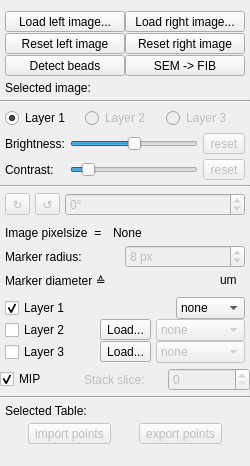
            <widget class="QWidget" name="ctrlTab">
             <property name="minimumSize">
              <size>
               <width>0</width>
               <height>466</height>
              </size>
             </property>
             <attribute name="title">
              <string>Control</string>
             </attribute>
             <layout class="QVBoxLayout" name="verticalLayout">
              <property name="spacing">
               <number>5</number>
              </property>
              <property name="leftMargin">
               <number>0</number>
              </property>
              <property name="rightMargin">
               <number>0</number>
              </property>
              <property name="bottomMargin">
               <number>5</number>
              </property>
              <item>
               <layout class="QVBoxLayout" name="verticalLayout_15">
                <property name="spacing">
                 <number>1</number>
                </property>
                <property name="leftMargin">
                 <number>5</number>
                </property>
                <property name="rightMargin">
                 <number>5</number>
                </property>
                <item>
                 <layout class="QHBoxLayout" name="horizontalLayout_20">
                  <property name="spacing">
                   <number>0</number>
                  </property>
                  <item>
                   <widget class="QToolButton" name="toolButton_loadLeftImage">
                    <property name="minimumSize">
                     <size>
                      <width>120</width>
                      <height>0</height>
                     </size>
                    </property>
                    <property name="text">
                     <string>Load left image...</string>
                    </property>
                   </widget>
                  </item>
                  <item>
                   <widget class="QToolButton" name="toolButton_loadRightImage">
                    <property name="minimumSize">
                     <size>
                      <width>120</width>
                      <height>0</height>
                     </size>
                    </property>
                    <property name="text">
                     <string>Load right image...</string>
                    </property>
                   </widget>
                  </item>
                 </layout>
                </item>
                <item>
                 <layout class="QHBoxLayout" name="horizontalLayout_25">
                  <property name="spacing">
                   <number>0</number>
                  </property>
                  <item>
                   <widget class="QToolButton" name="toolButton_resetLeftImage">
                    <property name="minimumSize">
                     <size>
                      <width>120</width>
                      <height>0</height>
                     </size>
                    </property>
                    <property name="text">
                     <string>Reset left image</string>
                    </property>
                   </widget>
                  </item>
                  <item>
                   <widget class="QToolButton" name="toolButton_resetRightImage">
                    <property name="minimumSize">
                     <size>
                      <width>120</width>
                      <height>0</height>
                     </size>
                    </property>
                    <property name="text">
                     <string>Reset right image</string>
                    </property>
                   </widget>
                  </item>
                 </layout>
                </item>
                <item>
                 <layout class="QHBoxLayout" name="horizontalLayout_34">
                  <property name="spacing">
                   <number>0</number>
                  </property>
                  <item>
                   <widget class="QToolButton" name="toolButton_detectBeads">
                    <property name="minimumSize">
                     <size>
                      <width>120</width>
                      <height>0</height>
                     </size>
                    </property>
                    <property name="toolTip">
                     <string>Widget that can automatically pinpoint beads in volumetric images</string>
                    </property>
                    <property name="text">
                     <string>Detect beads</string>
                    </property>
                   </widget>
                  </item>
                  <item>
                   <widget class="QToolButton" name="toolButton_sem2fib">
                    <property name="minimumSize">
                     <size>
                      <width>120</width>
                      <height>0</height>
                     </size>
                    </property>
                    <property name="text">
                     <string>SEM -&gt; FIB</string>
                    </property>
                   </widget>
                  </item>
                 </layout>
                </item>
               </layout>
              </item>
              <item>
               <layout class="QHBoxLayout" name="horizontalLayout_2">
                <property name="leftMargin">
                 <number>5</number>
                </property>
                <property name="rightMargin">
                 <number>5</number>
                </property>
                <item>
                 <widget class="QLabel" name="label_selimgDescription">
                  <property name="text">
                   <string>Selected image:</string>
                  </property>
                 </widget>
                </item>
                <item>
                 <widget class="QLabel" name="label_selimg">
                  <property name="text">
                   <string/>
                  </property>
                  <property name="alignment">
                   <set>Qt::AlignCenter</set>
                  </property>
                 </widget>
                </item>
                <item>
                 <widget class="QLabel" name="label_imagetype">
                  <property name="text">
                   <string/>
                  </property>
                  <property name="alignment">
                   <set>Qt::AlignCenter</set>
                  </property>
                 </widget>
                </item>
               </layout>
              </item>
              <item>
               <widget class="Line" name="line_6">
                <property name="orientation">
                 <enum>Qt::Horizontal</enum>
                </property>
               </widget>
              </item>
              <item>
               <layout class="QHBoxLayout" name="horizontalLayout_30">
                <property name="spacing">
                 <number>1</number>
                </property>
                <property name="leftMargin">
                 <number>5</number>
                </property>
                <property name="rightMargin">
                 <number>5</number>
                </property>
                <item>
                 <widget class="QRadioButton" name="radioButton_layer1">
                  <property name="text">
                   <string>Layer 1</string>
                  </property>
                  <property name="checked">
                   <bool>true</bool>
                  </property>
                 </widget>
                </item>
                <item>
                 <widget class="QRadioButton" name="radioButton_layer2">
                  <property name="enabled">
                   <bool>false</bool>
                  </property>
                  <property name="text">
                   <string>Layer 2</string>
                  </property>
                 </widget>
                </item>
                <item>
                 <widget class="QRadioButton" name="radioButton_layer3">
                  <property name="enabled">
                   <bool>false</bool>
                  </property>
                  <property name="text">
                   <string>Layer 3</string>
                  </property>
                 </widget>
                </item>
               </layout>
              </item>
              <item>
               <layout class="QGridLayout" name="gridLayout_2_bc">
                <property name="leftMargin">
                 <number>5</number>
                </property>
                <property name="rightMargin">
                 <number>5</number>
                </property>
                <item row="0" column="0">
                 <widget class="QLabel" name="label_3">
                  <property name="text">
                   <string>Brightness:</string>
                  </property>
                 </widget>
                </item>
                <item row="0" column="1">
                 <widget class="QSlider" name="horizontalSlider_brightness">
                  <property name="minimum">
                   <number>-250</number>
                  </property>
                  <property name="maximum">
                   <number>250</number>
                  </property>
                  <property name="orientation">
                   <enum>Qt::Horizontal</enum>
                  </property>
                 </widget>
                </item>
                <item row="1" column="1">
                 <widget class="QSlider" name="horizontalSlider_contrast">
                  <property name="minimum">
                   <number>0</number>
                  </property>
                  <property name="maximum">
                   <number>100</number>
                  </property>
                  <property name="value">
                   <number>10</number>
                  </property>
                  <property name="orientation">
                   <enum>Qt::Horizontal</enum>
                  </property>
                 </widget>
                </item>
                <item row="1" column="0">
                 <widget class="QLabel" name="label_4">
                  <property name="text">
                   <string>Contrast:</string>
                  </property>
                 </widget>
                </item>
                <item row="0" column="2">
                 <widget class="QToolButton" name="toolButton_brightness_reset">
                  <property name="enabled">
                   <bool>false</bool>
                  </property>
                  <property name="text">
                   <string>reset</string>
                  </property>
                 </widget>
                </item>
                <item row="1" column="2">
                 <widget class="QToolButton" name="toolButton_contrast_reset">
                  <property name="enabled">
                   <bool>false</bool>
                  </property>
                  <property name="text">
                   <string>reset</string>
                  </property>
                 </widget>
                </item>
               </layout>
              </item>
              <item>
               <widget class="Line" name="line_7">
                <property name="orientation">
                 <enum>Qt::Horizontal</enum>
                </property>
               </widget>
              </item>
              <item>
               <layout class="QGridLayout" name="gridLayout_rotation">
                <property name="leftMargin">
                 <number>5</number>
                </property>
                <property name="rightMargin">
                 <number>5</number>
                </property>
                <item row="0" column="2">
                 <widget class="QSpinBox" name="spinBox_rot">
                  <property name="enabled">
                   <bool>false</bool>
                  </property>
                  <property name="contextMenuPolicy">
                   <enum>Qt::PreventContextMenu</enum>
                  </property>
                  <property name="accelerated">
                   <bool>true</bool>
                  </property>
                  <property name="suffix">
                   <string>°</string>
                  </property>
                  <property name="minimum">
                   <number>-1</number>
                  </property>
                  <property name="maximum">
                   <number>360</number>
                  </property>
                 </widget>
                </item>
                <item row="0" column="0">
                 <widget class="QToolButton" name="toolButton_rotcw">
                  <property name="enabled">
                   <bool>false</bool>
                  </property>
                  <property name="text">
                   <string>↻</string>
                  </property>
                 </widget>
                </item>
                <item row="0" column="1">
                 <widget class="QToolButton" name="toolButton_rotccw">
                  <property name="enabled">
                   <bool>false</bool>
                  </property>
                  <property name="text">
                   <string>↺</string>
                  </property>
                 </widget>
                </item>
               </layout>
              </item>
              <item>
               <layout class="QVBoxLayout" name="verticalLayout_2">
                <property name="spacing">
                 <number>0</number>
                </property>
                <property name="leftMargin">
                 <number>5</number>
                </property>
                <property name="rightMargin">
                 <number>5</number>
                </property>
                <item>
                 <layout class="QHBoxLayout" name="horizontalLayout_4">
                  <item>
                   <widget class="QLabel" name="label_5">
                    <property name="minimumSize">
                     <size>
                      <width>0</width>
                      <height>24</height>
                     </size>
                    </property>
                    <property name="text">
                     <string>Image pixelsize  = </string>
                    </property>
                   </widget>
                  </item>
                  <item>
                   <widget class="QLabel" name="label_imgpxsize">
                    <property name="minimumSize">
                     <size>
                      <width>0</width>
                      <height>24</height>
                     </size>
                    </property>
                    <property name="text">
                     <string>None</string>
                    </property>
                   </widget>
                  </item>
                  <item>
                   <widget class="QLabel" name="label_imgpxsizeUnit">
                    <property name="maximumSize">
                     <size>
                      <width>25</width>
                      <height>16777215</height>
                     </size>
                    </property>
                    <property name="text">
                     <string/>
                    </property>
                   </widget>
                  </item>
                 </layout>
                </item>
                <item>
                 <layout class="QHBoxLayout" name="horizontalLayout_5">
                  <item>
                   <widget class="QLabel" name="label">
                    <property name="text">
                     <string>Marker radius:</string>
                    </property>
                   </widget>
                  </item>
                  <item>
                   <widget class="QSpinBox" name="spinBox_markerSize">
                    <property name="enabled">
                     <bool>false</bool>
                    </property>
                    <property name="focusPolicy">
                     <enum>Qt::WheelFocus</enum>
                    </property>
                    <property name="contextMenuPolicy">
                     <enum>Qt::PreventContextMenu</enum>
                    </property>
                    <property name="accelerated">
                     <bool>false</bool>
                    </property>
                    <property name="suffix">
                     <string> px</string>
                    </property>
                    <property name="minimum">
                     <number>1</number>
                    </property>
                    <property name="maximum">
                     <number>50</number>
                    </property>
                    <property name="singleStep">
                     <number>1</number>
                    </property>
                    <property name="value">
                     <number>8</number>
                    </property>
                   </widget>
                  </item>
                 </layout>
                </item>
                <item>
                 <layout class="QHBoxLayout" name="horizontalLayout_6">
                  <item>
                   <widget class="QLabel" name="label_6">
                    <property name="minimumSize">
                     <size>
                      <width>0</width>
                      <height>24</height>
                     </size>
                    </property>
                    <property name="maximumSize">
                     <size>
                      <width>120</width>
                      <height>16777215</height>
                     </size>
                    </property>
                    <property name="text">
                     <string>Marker diameter ≙</string>
                    </property>
                   </widget>
                  </item>
                  <item>
                   <widget class="QLabel" name="label_markerSizeNano">
                    <property name="minimumSize">
                     <size>
                      <width>0</width>
                      <height>24</height>
                     </size>
                    </property>
                    <property name="text">
                     <string/>
                    </property>
                   </widget>
                  </item>
                  <item>
                   <widget class="QLabel" name="label_markerSizeNanoUnit">
                    <property name="minimumSize">
                     <size>
                      <width>0</width>
                      <height>24</height>
                     </size>
                    </property>
                    <property name="maximumSize">
                     <size>
                      <width>25</width>
                      <height>16777215</height>
                     </size>
                    </property>
                    <property name="text">
                     <string>um</string>
                    </property>
                   </widget>
                  </item>
                 </layout>
                </item>
               </layout>
              </item>
              <item>
               <layout class="QVBoxLayout" name="verticalLayout_18">
                <property name="spacing">
                 <number>0</number>
                </property>
                <property name="leftMargin">
                 <number>5</number>
                </property>
                <property name="rightMargin">
                 <number>5</number>
                </property>
                <item>
                 <layout class="QHBoxLayout" name="horizontalLayout_28">
                  <property name="spacing">
                   <number>5</number>
                  </property>
                  <item>
                   <widget class="QCheckBox" name="checkBox_layer1">
                    <property name="text">
                     <string>Layer 1</string>
                    </property>
                    <property name="checked">
                     <bool>true</bool>
                    </property>
                   </widget>
                  </item>
                  <item>
                   <spacer name="horizontalSpacer">
                    <property name="orientation">
                     <enum>Qt::Horizontal</enum>
                    </property>
                    <property name="sizeType">
                     <enum>QSizePolicy::Expanding</enum>
                    </property>
                    <property name="sizeHint" stdset="0">
                     <size>
                      <width>40</width>
                      <height>20</height>
                     </size>
                    </property>
                   </spacer>
                  </item>
                  <item>
                   <widget class="QComboBox" name="comboBox_channelColorLayer1">
                    <property name="sizePolicy">
                     <sizepolicy hsizetype="Preferred" vsizetype="Fixed">
                      <horstretch>0</horstretch>
                      <verstretch>0</verstretch>
                     </sizepolicy>
                    </property>
                    <property name="maximumSize">
                     <size>
                      <width>100</width>
                      <height>16777215</height>
                     </size>
                    </property>
                    <item>
                     <property name="text">
                      <string>none</string>
                     </property>
                    </item>
                    <item>
                     <property name="text">
                      <string>red</string>
                     </property>
                    </item>
                    <item>
                     <property name="text">
                      <string>green</string>
                     </property>
                    </item>
                    <item>
                     <property name="text">
                      <string>blue</string>
                     </property>
                    </item>
                    <item>
                     <property name="text">
                      <string>custom</string>
                     </property>
                    </item>
                   </widget>
                  </item>
                 </layout>
                </item>
                <item>
                 <layout class="QHBoxLayout" name="horizontalLayout_29">
                  <property name="spacing">
                   <number>5</number>
                  </property>
                  <item>
                   <widget class="QCheckBox" name="checkBox_layer2">
                    <property name="text">
                     <string>Layer 2</string>
                    </property>
                   </widget>
                  </item>
                  <item>
                   <widget class="QToolButton" name="toolButton_loadLayer2">
                    <property name="text">
                     <string>Load...</string>
                    </property>
                   </widget>
                  </item>
                  <item>
                   <widget class="QComboBox" name="comboBox_channelColorLayer2">
                    <property name="enabled">
                     <bool>false</bool>
                    </property>
                    <property name="sizePolicy">
                     <sizepolicy hsizetype="Preferred" vsizetype="Fixed">
                      <horstretch>0</horstretch>
                      <verstretch>0</verstretch>
                     </sizepolicy>
                    </property>
                    <property name="maximumSize">
                     <size>
                      <width>100</width>
                      <height>16777215</height>
                     </size>
                    </property>
                    <item>
                     <property name="text">
                      <string>none</string>
                     </property>
                    </item>
                    <item>
                     <property name="text">
                      <string>red</string>
                     </property>
                    </item>
                    <item>
                     <property name="text">
                      <string>green</string>
                     </property>
                    </item>
                    <item>
                     <property name="text">
                      <string>blue</string>
                     </property>
                    </item>
                    <item>
                     <property name="text">
                      <string>custom</string>
                     </property>
                    </item>
                   </widget>
                  </item>
                 </layout>
                </item>
                <item>
                 <layout class="QHBoxLayout" name="horizontalLayout_26">
                  <property name="spacing">
                   <number>5</number>
                  </property>
                  <item>
                   <widget class="QCheckBox" name="checkBox_layer3">
                    <property name="text">
                     <string>Layer 3</string>
                    </property>
                   </widget>
                  </item>
                  <item>
                   <widget class="QToolButton" name="toolButton_loadLayer3">
                    <property name="text">
                     <string>Load...</string>
                    </property>
                   </widget>
                  </item>
                  <item>
                   <widget class="QComboBox" name="comboBox_channelColorLayer3">
                    <property name="enabled">
                     <bool>false</bool>
                    </property>
                    <property name="sizePolicy">
                     <sizepolicy hsizetype="Preferred" vsizetype="Fixed">
                      <horstretch>0</horstretch>
                      <verstretch>0</verstretch>
                     </sizepolicy>
                    </property>
                    <property name="maximumSize">
                     <size>
                      <width>100</width>
                      <height>16777215</height>
                     </size>
                    </property>
                    <item>
                     <property name="text">
                      <string>none</string>
                     </property>
                    </item>
                    <item>
                     <property name="text">
                      <string>red</string>
                     </property>
                    </item>
                    <item>
                     <property name="text">
                      <string>green</string>
                     </property>
                    </item>
                    <item>
                     <property name="text">
                      <string>blue</string>
                     </property>
                    </item>
                    <item>
                     <property name="text">
                      <string>custom</string>
                     </property>
                    </item>
                   </widget>
                  </item>
                 </layout>
                </item>
               </layout>
              </item>
              <item>
               <widget class="QWidget" name="widget_sliceSelector" native="true">
                <property name="enabled">
                 <bool>true</bool>
                </property>
                <layout class="QVBoxLayout" name="verticalLayout_16">
                 <property name="spacing">
                  <number>2</number>
                 </property>
                 <property name="leftMargin">
                  <number>0</number>
                 </property>
                 <property name="topMargin">
                  <number>0</number>
                 </property>
                 <property name="rightMargin">
                  <number>0</number>
                 </property>
                 <property name="bottomMargin">
                  <number>0</number>
                 </property>
                 <item>
                  <layout class="QHBoxLayout" name="horizontalLayout_27">
                   <property name="bottomMargin">
                    <number>0</number>
                   </property>
                   <item>
                    <widget class="QCheckBox" name="checkBox_MIP">
                     <property name="text">
                      <string>MIP</string>
                     </property>
                     <property name="checked">
                      <bool>true</bool>
                     </property>
                    </widget>
                   </item>
                   <item>
                    <widget class="QLabel" name="label_24">
                     <property name="enabled">
                      <bool>false</bool>
                     </property>
                     <property name="text">
                      <string>Stack slice:</string>
                     </property>
                    </widget>
                   </item>
                   <item>
                    <widget class="QSpinBox" name="spinBox_slice">
                     <property name="enabled">
                      <bool>false</bool>
                     </property>
                     <property name="sizePolicy">
                      <sizepolicy hsizetype="Minimum" vsizetype="Fixed">
                       <horstretch>0</horstretch>
                       <verstretch>0</verstretch>
                      </sizepolicy>
                     </property>
                     <property name="contextMenuPolicy">
                      <enum>Qt::PreventContextMenu</enum>
                     </property>
                     <property name="minimum">
                      <number>0</number>
                     </property>
                     <property name="maximum">
                      <number>100</number>
                     </property>
                     <property name="value">
                      <number>0</number>
                     </property>
                    </widget>
                   </item>
                  </layout>
                 </item>
                </layout>
               </widget>
              </item>
              <item>
               <widget class="Line" name="line">
                <property name="orientation">
                 <enum>Qt::Horizontal</enum>
                </property>
               </widget>
              </item>
              <item>
               <layout class="QVBoxLayout" name="verticalLayout_3">
                <property name="leftMargin">
                 <number>5</number>
                </property>
                <property name="rightMargin">
                 <number>5</number>
                </property>
                <item>
                 <layout class="QHBoxLayout" name="horizontalLayout_7">
                  <item>
                   <widget class="QLabel" name="label_selectedTableDescription">
                    <property name="text">
                     <string>Selected Table:</string>
                    </property>
                   </widget>
                  </item>
                  <item>
                   <widget class="QLabel" name="label_selectedTable">
                    <property name="text">
                     <string/>
                    </property>
                   </widget>
                  </item>
                 </layout>
                </item>
                <item>
                 <layout class="QHBoxLayout" name="horizontalLayout_3">
                  <item>
                   <widget class="QToolButton" name="toolButton_importPoints">
                    <property name="enabled">
                     <bool>false</bool>
                    </property>
                    <property name="toolTip">
                     <string>This tool is not workign well. Run it at your own risk</string>
                    </property>
                    <property name="text">
                     <string>import points</string>
                    </property>
                   </widget>
                  </item>
                  <item>
                   <widget class="QToolButton" name="toolButton_exportPoints">
                    <property name="enabled">
                     <bool>false</bool>
                    </property>
                    <property name="text">
                     <string>export points</string>
                    </property>
                   </widget>
                  </item>
                 </layout>
                </item>
               </layout>
              </item>
              <item>
               <spacer name="verticalSpacer">
                <property name="orientation">
                 <enum>Qt::Vertical</enum>
                </property>
                <property name="sizeHint" stdset="0">
                 <size>
                  <width>20</width>
                  <height>1</height>
                 </size>
                </property>
               </spacer>
              </item>
             </layout>
            </widget>
